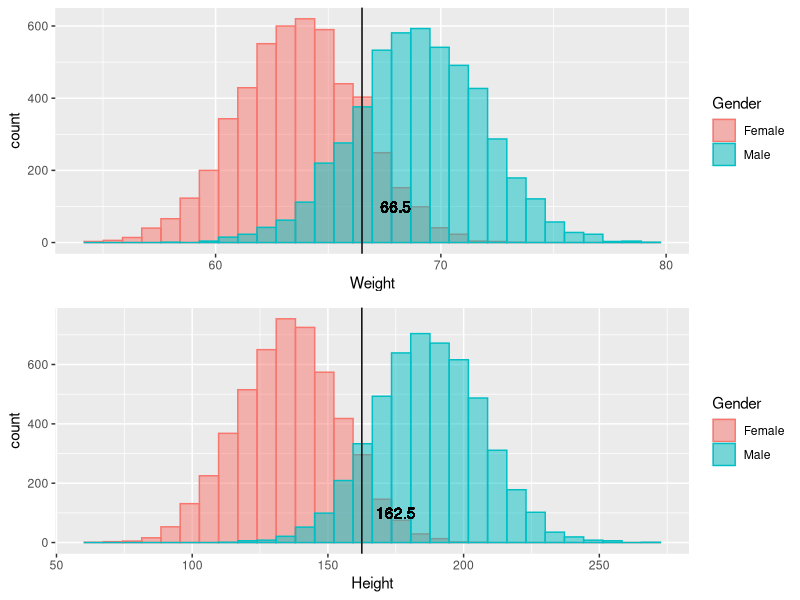

Source code (R):
# Make histogram based on single variable - use cut-off
# 1. Height based classification model.
# 2. Weight based classification model.
# - which model is better? and why?

## Install & Load Library
install.packages("ggplot2")
library(ggplot2)
install.packages("gridExtra")
library(gridExtra)

## Read file dataset
df <- read.csv(file = "weight-height.csv")

## Subsetting by gender
female <- df[df$Gender=="Female", ]
male <- df[df$Gender=="Male", ]

## Create plot (Weight plot)
wplot <- ggplot(df, aes(x=Weight, fill=Gender, color=Gender)) + 
	geom_histogram(alpha=0.5, position="identity", bins=30) + 
	geom_vline(xintercept = 66.5) +
	geom_text(x=68, y=100, aes(label=66.5), colour="black")


## Create plot (Height plot)
hplot <- ggplot(df, aes(x=Height, fill=Gender, color=Gender)) + 
	geom_histogram(alpha=0.5, position="identity", bins=30) + 
	geom_vline(xintercept = 162.5, size = 0.5) +
	geom_text(x=175, y=100, aes(label=162.5), colour="black")

## Display 2 plots in side
grid.arrange(wplot, hplot, ncol=1, nrow=2)

### caclulate error rate by cut-off value
error_w_f <- nrow(female[female$Weight > 66.5, ])
error_w_m <- nrow(male[male$Weight < 66.5, ])
error_rate_weight = ((error_w_f + error_w_m) / nrow(df))

error_h_f <- nrow(female[female$Height > 162.5, ])
error_h_m <- nrow(male[male$Height < 162.5, ])
error_rate_height = ((error_h_f + error_h_m) / nrow(df))

cat("error_rate (weight) :", error_rate_weight, "\n")
cat("error_rate (height) :", error_rate_height, "\n") 
